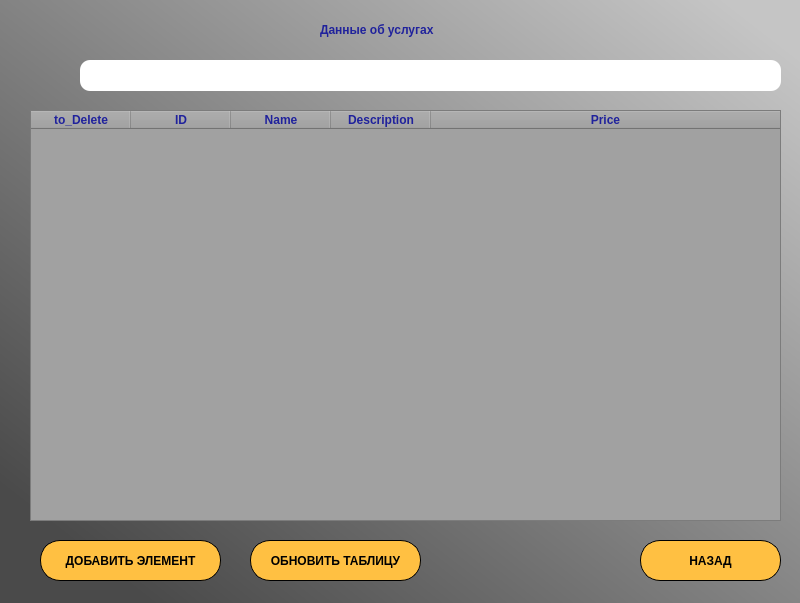
<?xml version="1.0" encoding="UTF-8"?>
<ui version="4.0">
 <class>DealViewWindow</class>
 <widget class="QMainWindow" name="DealViewWindow">
  <property name="geometry">
   <rect>
    <x>0</x>
    <y>0</y>
    <width>800</width>
    <height>603</height>
   </rect>
  </property>
  <property name="windowTitle">
   <string>MainWindow</string>
  </property>
  <widget class="QWidget" name="centralwidget">
   <widget class="QLabel" name="label">
    <property name="geometry">
     <rect>
      <x>0</x>
      <y>0</y>
      <width>801</width>
      <height>611</height>
     </rect>
    </property>
    <property name="styleSheet">
     <string notr="true">background-color: qlineargradient(spread:reflect, x1:0.0201244, y1:0.96, x2:1, y2:0, stop:0.0746269 rgba(74, 74, 74, 255), stop:0.950249 rgba(197, 197, 197, 255));</string>
    </property>
    <property name="text">
     <string/>
    </property>
   </widget>
   <widget class="QTableWidget" name="dealsTable">
    <property name="geometry">
     <rect>
      <x>30</x>
      <y>110</y>
      <width>751</width>
      <height>411</height>
     </rect>
    </property>
    <property name="styleSheet">
     <string notr="true">background-color: rgb(161, 161, 161);</string>
    </property>
    <property name="editTriggers">
     <set>QAbstractItemView::NoEditTriggers</set>
    </property>
    <property name="showDropIndicator" stdset="0">
     <bool>false</bool>
    </property>
    <property name="dragDropOverwriteMode">
     <bool>false</bool>
    </property>
    <property name="selectionMode">
     <enum>QAbstractItemView::ExtendedSelection</enum>
    </property>
    <attribute name="horizontalHeaderStretchLastSection">
     <bool>true</bool>
    </attribute>
    <column>
     <property name="text">
      <string>to_Delete</string>
     </property>
     <property name="font">
      <font>
       <weight>75</weight>
       <bold>true</bold>
      </font>
     </property>
     <property name="foreground">
      <brush brushstyle="SolidPattern">
       <color alpha="255">
        <red>32</red>
        <green>34</green>
        <blue>156</blue>
       </color>
      </brush>
     </property>
    </column>
    <column>
     <property name="text">
      <string>ID</string>
     </property>
     <property name="font">
      <font>
       <weight>75</weight>
       <bold>true</bold>
      </font>
     </property>
     <property name="foreground">
      <brush brushstyle="SolidPattern">
       <color alpha="255">
        <red>32</red>
        <green>34</green>
        <blue>156</blue>
       </color>
      </brush>
     </property>
    </column>
    <column>
     <property name="text">
      <string>Name</string>
     </property>
     <property name="font">
      <font>
       <weight>75</weight>
       <bold>true</bold>
      </font>
     </property>
     <property name="foreground">
      <brush brushstyle="SolidPattern">
       <color alpha="255">
        <red>32</red>
        <green>34</green>
        <blue>156</blue>
       </color>
      </brush>
     </property>
    </column>
    <column>
     <property name="text">
      <string>Description</string>
     </property>
     <property name="font">
      <font>
       <weight>75</weight>
       <bold>true</bold>
      </font>
     </property>
     <property name="foreground">
      <brush brushstyle="SolidPattern">
       <color alpha="255">
        <red>32</red>
        <green>34</green>
        <blue>156</blue>
       </color>
      </brush>
     </property>
    </column>
    <column>
     <property name="text">
      <string>Price</string>
     </property>
     <property name="font">
      <font>
       <weight>75</weight>
       <bold>true</bold>
      </font>
     </property>
     <property name="foreground">
      <brush brushstyle="SolidPattern">
       <color alpha="255">
        <red>32</red>
        <green>34</green>
        <blue>156</blue>
       </color>
      </brush>
     </property>
    </column>
   </widget>
   <widget class="QLabel" name="label_2">
    <property name="geometry">
     <rect>
      <x>320</x>
      <y>20</y>
      <width>171</width>
      <height>20</height>
     </rect>
    </property>
    <property name="font">
     <font>
      <pointsize>9</pointsize>
      <weight>75</weight>
      <bold>true</bold>
     </font>
    </property>
    <property name="styleSheet">
     <string notr="true">color: rgb(32, 34, 156);</string>
    </property>
    <property name="text">
     <string>Данные об услугах</string>
    </property>
   </widget>
   <widget class="QPushButton" name="BackBtn">
    <property name="geometry">
     <rect>
      <x>640</x>
      <y>540</y>
      <width>141</width>
      <height>41</height>
     </rect>
    </property>
    <property name="font">
     <font>
      <weight>75</weight>
      <bold>true</bold>
     </font>
    </property>
    <property name="styleSheet">
     <string notr="true">border-color: rgb(255, 249, 62);
border-radius: 20px;
background-color: rgb(255, 192, 66);
border: 1px solid #000000</string>
    </property>
    <property name="text">
     <string>НАЗАД</string>
    </property>
   </widget>
   <widget class="QPushButton" name="updateBtn">
    <property name="geometry">
     <rect>
      <x>250</x>
      <y>540</y>
      <width>171</width>
      <height>41</height>
     </rect>
    </property>
    <property name="font">
     <font>
      <weight>75</weight>
      <bold>true</bold>
     </font>
    </property>
    <property name="styleSheet">
     <string notr="true">border-color: rgb(255, 249, 62);
border-radius: 20px;
background-color: rgb(255, 192, 66);
border: 1px solid #000000</string>
    </property>
    <property name="text">
     <string>ОБНОВИТЬ ТАБЛИЦУ</string>
    </property>
   </widget>
   <widget class="QPushButton" name="addBtn">
    <property name="geometry">
     <rect>
      <x>40</x>
      <y>540</y>
      <width>181</width>
      <height>41</height>
     </rect>
    </property>
    <property name="font">
     <font>
      <weight>75</weight>
      <bold>true</bold>
     </font>
    </property>
    <property name="styleSheet">
     <string notr="true">border-color: rgb(255, 249, 62);
border-radius: 20px;
background-color: rgb(255, 192, 66);
border: 1px solid #000000</string>
    </property>
    <property name="text">
     <string>ДОБАВИТЬ ЭЛЕМЕНТ</string>
    </property>
   </widget>
   <widget class="QLineEdit" name="searchEdit">
    <property name="geometry">
     <rect>
      <x>80</x>
      <y>60</y>
      <width>701</width>
      <height>31</height>
     </rect>
    </property>
    <property name="styleSheet">
     <string notr="true">border-radius: 10px
</string>
    </property>
   </widget>
   <widget class="QLabel" name="label_3">
    <property name="geometry">
     <rect>
      <x>40</x>
      <y>60</y>
      <width>31</width>
      <height>31</height>
     </rect>
    </property>
    <property name="text">
     <string/>
    </property>
    <property name="pixmap">
     <pixmap resource="../Icons/icons.qrc">:/icons/search_200941.png</pixmap>
    </property>
    <property name="scaledContents">
     <bool>true</bool>
    </property>
   </widget>
  </widget>
 </widget>
 <resources>
  <include location="../Icons/icons.qrc"/>
 </resources>
 <connections/>
</ui>
